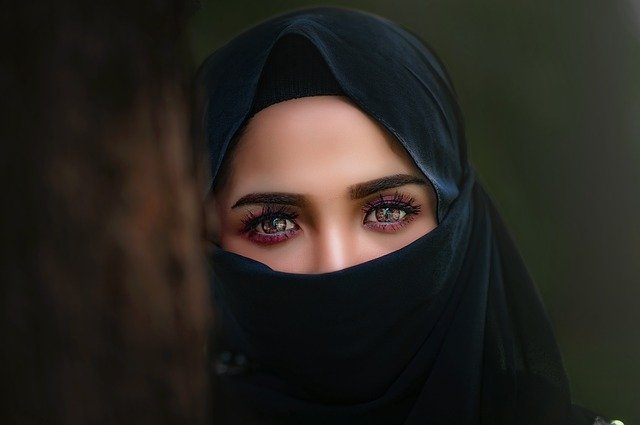
%> input picture different-applications-of-mean-filtering/IsaasWat.jpg, 640 x 425 px
$ octave AkinyiGhyslain.m   (GNU Octave 9; MATLAB toolbox functions it lacks are replaced by stand-ins)
%> lines starting %> are read from the running program, lines starting %| are printed output that depends on the picture; in (x1, y1, x2, y2) boxes, pixels count from 0 and x2, y2 are one past the last pixel; in counts of white or black regions, pixels touching at a corner belong together; the program's own positions count from 1
%% Read in image
I = imread('IsaasWat.jpg');
%> I is the input picture: size 425x640x3 uint8; mean R, G, B 41.5, 37.7, 32.3
% yunannan.png
% xiaoguan.png
% tangrenjie.png
% shilichongxiao.png
% guniang.png
%% Convert to grayscale image
Igray = rgb2gray(I);
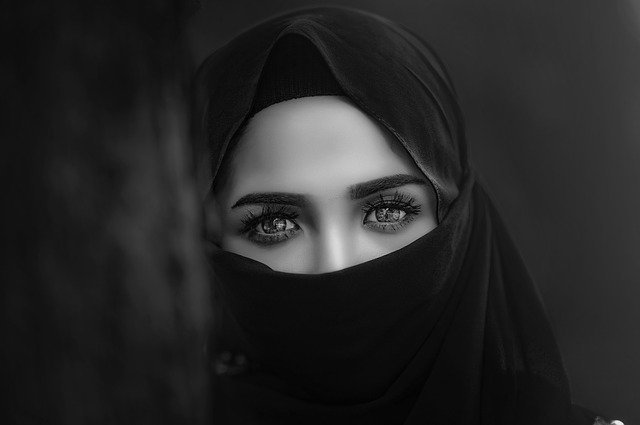
%> Igray: size 425x640 uint8; min 0, max 249, mean 38.2
%% Others
% mean filter 15*15 filtering grayscale image
Iav15 = filter2(fspecial('average', 15), Igray);
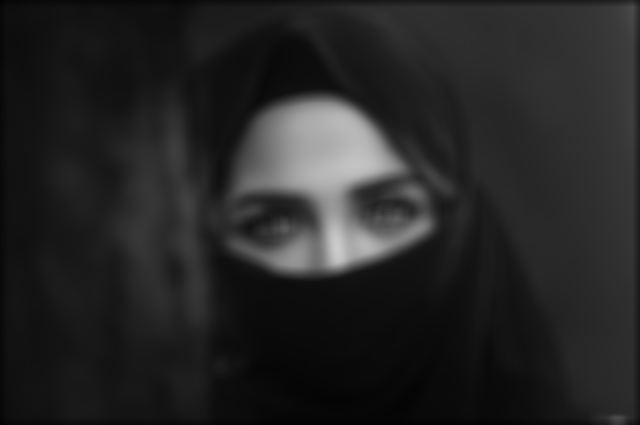
%> Iav15: size 425x640 double; min 2.99, max 203.3, mean 37.8
%  Thresholding
% Global Threshold
GT = imbinarize(Igray);
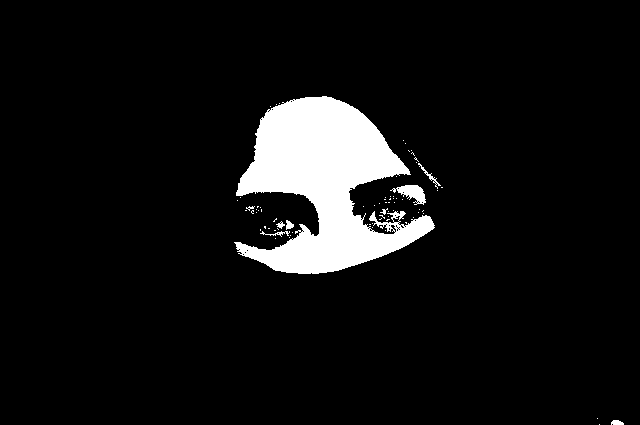
%> GT: size 425x640 logical; 7.2% white; 74 white regions (66 under 20 px), largest, box (x1, y1, x2, y2) and area: (234, 96, 435, 274) 18865, (390, 185, 426, 205) 353, (418, 163, 441, 189) 83
% Locally Adaptive Thresholding
LAT = imbinarize(Igray, 'adaptive');
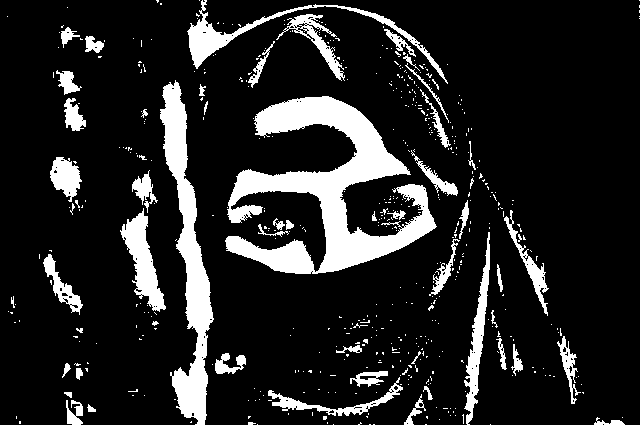
%> LAT: size 425x640 logical; 14.3% white; 526 white regions (469 under 20 px), largest, box (x1, y1, x2, y2) and area: (225, 96, 437, 274) 14334, (160, 80, 214, 425) 6733, (187, 0, 448, 84) 2238
%% Display the image
subplot(2, 2, 1),imshow(Igray);
    title('Original Grayscale Image');
subplot(2, 2, 2),imshow(Iav15, []);
    title('Mean filter 15*15');
% [4 lines of commented-out code are left out]
subplot(2, 2, 3),imshow(GT);
    title('Global Threshold');
subplot(2, 2, 4),imshow(LAT);
    title('Locally Adaptive Thresholding');

$ run again, with Lapacian-filtting/yunannan.png saved as different-applications-of-mean-filtering/IsaasWat.jpg
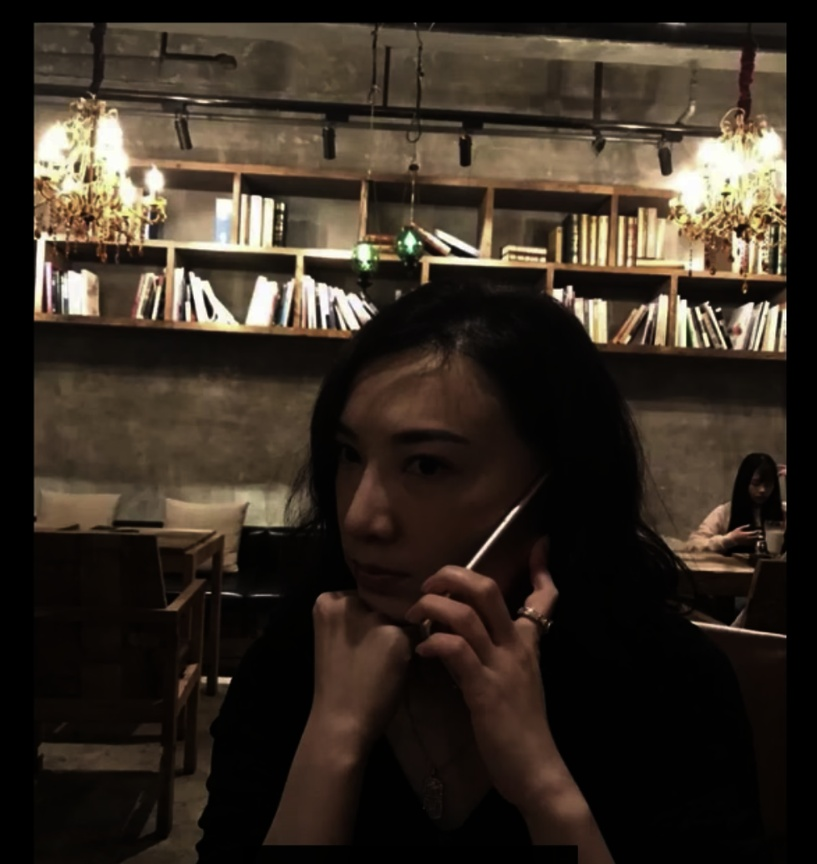
%> input picture Lapacian-filtting/yunannan.png, 817 x 864 px, shrunk from 978 x 1034 before the run
%> I is the input picture: size 864x817x3 uint8; mean R, G, B 54.4, 45, 35.4
%> `GT = imbinarize(Igray);`:
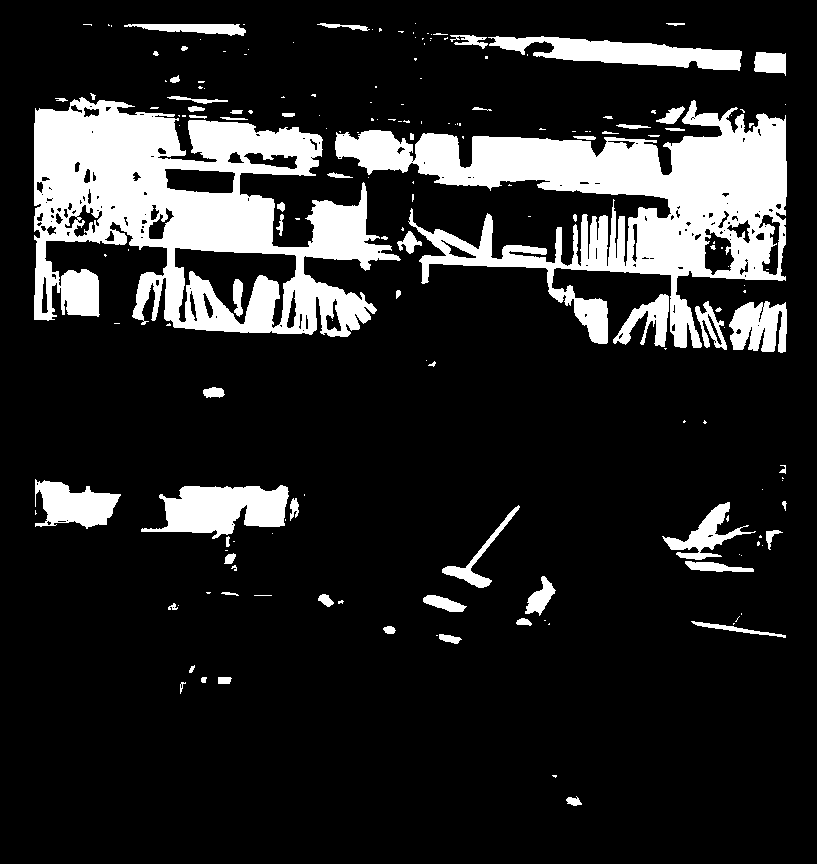
%> GT: size 864x817 logical; 15.9% white; 183 white regions (114 under 20 px), largest, box (x1, y1, x2, y2) and area: (34, 97, 401, 337) 44552, (335, 100, 787, 348) 40720, (141, 485, 289, 539) 4990
%> `LAT = imbinarize(Igray, 'adaptive');`:
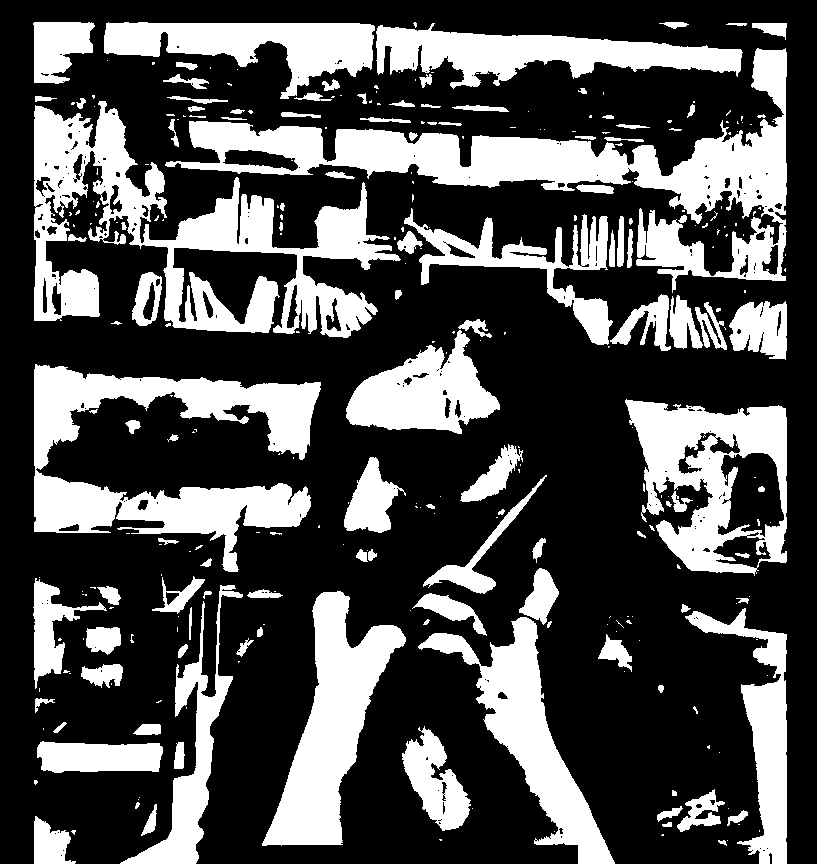
%> LAT: size 864x817 logical; 31% white; 302 white regions (183 under 20 px), largest, box (x1, y1, x2, y2) and area: (165, 48, 787, 293) 32453, (34, 101, 401, 338) 28652, (34, 364, 321, 572) 23503
